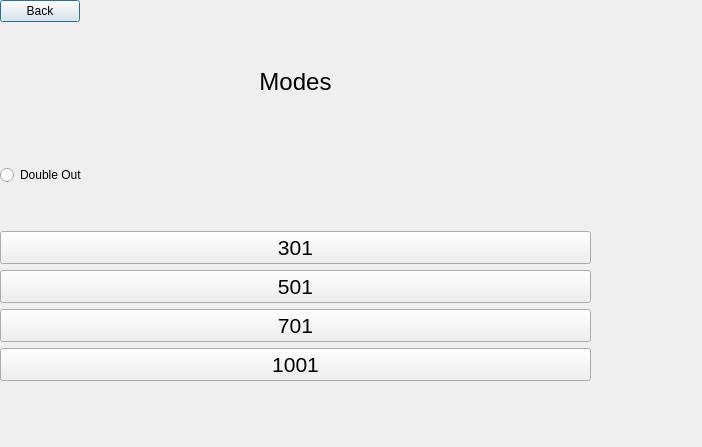
<?xml version="1.0" encoding="UTF-8"?>
<ui version="4.0">
 <class>X01_gamemodes</class>
 <widget class="QDialog" name="X01_gamemodes">
  <property name="geometry">
   <rect>
    <x>0</x>
    <y>0</y>
    <width>702</width>
    <height>447</height>
   </rect>
  </property>
  <property name="windowTitle">
   <string>Dialog</string>
  </property>
  <widget class="QWidget" name="verticalLayoutWidget">
   <property name="geometry">
    <rect>
     <x>0</x>
     <y>0</y>
     <width>591</width>
     <height>381</height>
    </rect>
   </property>
   <layout class="QVBoxLayout" name="verticalLayout">
    <item>
     <widget class="QPushButton" name="btn_back">
      <property name="sizePolicy">
       <sizepolicy hsizetype="Fixed" vsizetype="Fixed">
        <horstretch>0</horstretch>
        <verstretch>0</verstretch>
       </sizepolicy>
      </property>
      <property name="text">
       <string>Back</string>
      </property>
     </widget>
    </item>
    <item>
     <spacer name="verticalSpacer">
      <property name="orientation">
       <enum>Qt::Vertical</enum>
      </property>
      <property name="sizeType">
       <enum>QSizePolicy::Maximum</enum>
      </property>
      <property name="sizeHint" stdset="0">
       <size>
        <width>20</width>
        <height>40</height>
       </size>
      </property>
     </spacer>
    </item>
    <item>
     <widget class="QLabel" name="label">
      <property name="minimumSize">
       <size>
        <width>0</width>
        <height>20</height>
       </size>
      </property>
      <property name="font">
       <font>
        <pointsize>18</pointsize>
       </font>
      </property>
      <property name="text">
       <string>Modes</string>
      </property>
      <property name="alignment">
       <set>Qt::AlignCenter</set>
      </property>
     </widget>
    </item>
    <item>
     <spacer name="verticalSpacer_3">
      <property name="orientation">
       <enum>Qt::Vertical</enum>
      </property>
      <property name="sizeHint" stdset="0">
       <size>
        <width>20</width>
        <height>40</height>
       </size>
      </property>
     </spacer>
    </item>
    <item>
     <widget class="QRadioButton" name="doubleOut_radiobtn">
      <property name="layoutDirection">
       <enum>Qt::LeftToRight</enum>
      </property>
      <property name="text">
       <string>Double Out</string>
      </property>
      <property name="checked">
       <bool>false</bool>
      </property>
     </widget>
    </item>
    <item>
     <spacer name="verticalSpacer_2">
      <property name="orientation">
       <enum>Qt::Vertical</enum>
      </property>
      <property name="sizeType">
       <enum>QSizePolicy::Maximum</enum>
      </property>
      <property name="sizeHint" stdset="0">
       <size>
        <width>20</width>
        <height>40</height>
       </size>
      </property>
     </spacer>
    </item>
    <item>
     <widget class="QPushButton" name="btn_gamemode_301">
      <property name="font">
       <font>
        <pointsize>16</pointsize>
       </font>
      </property>
      <property name="text">
       <string>301</string>
      </property>
     </widget>
    </item>
    <item>
     <widget class="QPushButton" name="btn_gamemode_501">
      <property name="font">
       <font>
        <pointsize>16</pointsize>
       </font>
      </property>
      <property name="text">
       <string>501</string>
      </property>
     </widget>
    </item>
    <item>
     <widget class="QPushButton" name="btn_gamemode_701">
      <property name="font">
       <font>
        <pointsize>16</pointsize>
       </font>
      </property>
      <property name="text">
       <string>701</string>
      </property>
     </widget>
    </item>
    <item>
     <widget class="QPushButton" name="btn_gamemode_1001">
      <property name="font">
       <font>
        <pointsize>16</pointsize>
       </font>
      </property>
      <property name="text">
       <string>1001</string>
      </property>
     </widget>
    </item>
   </layout>
  </widget>
 </widget>
 <resources/>
 <connections/>
</ui>
